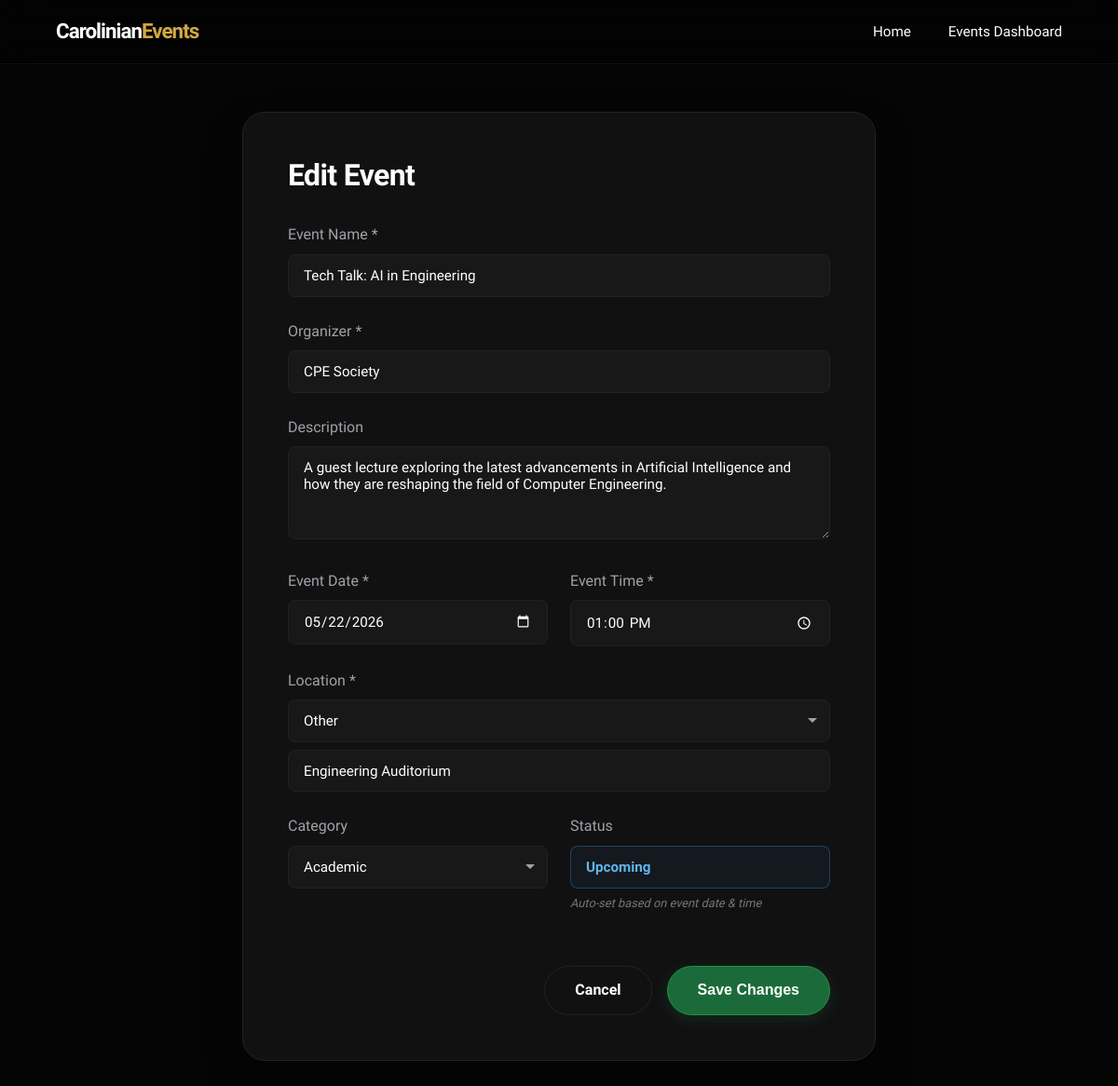
The page /update.php?id=5 on the database its author committed.
### tables this page shows
CREATE TABLE IF NOT EXISTS events (
    id          INT(11)         NOT NULL AUTO_INCREMENT,
    event_name  VARCHAR(255)    NOT NULL,
    organizer   VARCHAR(255)    NOT NULL,
    description TEXT            NOT NULL,
    event_date  DATE            NOT NULL,
    event_time  TIME            NOT NULL,
    location    VARCHAR(255)    NOT NULL,
    category    ENUM('Academic', 'Cultural', 'Sports', 'Social', 'Other')
                                NOT NULL DEFAULT 'Academic',
    status      ENUM('Upcoming', 'Ongoing', 'Completed')
                                NOT NULL DEFAULT 'Upcoming',
    created_at  TIMESTAMP       DEFAULT CURRENT_TIMESTAMP,

    PRIMARY KEY (id)
);

### update.php (the view, shortened to what this page needs)
<?php
$id = intval($_GET['id']);
$result = $conn->query("SELECT * FROM events WHERE id=$id");
if ($result && $result->num_rows > 0) {
    $event = $result->fetch_assoc();
} else {
    header("Location: view.php");
    exit;
}
?>
<!DOCTYPE html>
<html lang="en">
<head>
    <link rel="stylesheet" href="style.css">
</head>
<body>
    <nav class="navbar scrolled" id="navbar">
        <div class="nav-container">
            <a href="index.php" class="brand">Carolinian<span>Events</span></a>
            <div class="nav-links">
                <a href="index.php">Home</a>
                <a href="view.php">Events Dashboard</a>
            </div>
        </div>
    </nav>
    <div class="form-container">
        <div class="form-card reveal active">
            <h1>Edit Event</h1>
            <form action="update.php?id=<?= $id ?>" method="POST">
                <div class="form-group">
                    <label for="event_name">Event Name *</label>
                    <input type="text" id="event_name" name="event_name" class="form-control" value="<?= htmlspecialchars($event['event_name']) ?>" required>
                </div>
                <div class="form-group">
                    <label for="organizer">Organizer *</label>
                    <input type="text" id="organizer" name="organizer" class="form-control" value="<?= htmlspecialchars($event['organizer']) ?>" required>
                </div>
                <div class="form-group">
                    <label for="description">Description</label>
                    <textarea id="description" name="description" class="form-control" rows="4"><?= htmlspecialchars($event['description']) ?></textarea>
                </div>
                <div class="form-row">
                    <div class="form-group">
                        <label for="event_date">Event Date *</label>
                        <input type="date" id="event_date" name="event_date" class="form-control" value="<?= $event['event_date'] ?>" required>
                    </div>
                    <div class="form-group">
                        <label for="event_time">Event Time *</label>
                        <input type="time" id="event_time" name="event_time" class="form-control" value="<?= $event['event_time'] ?>" required>
                    </div>
                </div>
                <div class="form-group">
                    <label for="location_select">Location *</label>
                    <?php
                    $presetLocations = ['Bunzel Building', 'Rigney Hall', 'LRC Building', 'SMED Building', 'PE Building', 'SAFAD Theatre', 'MR Hall', 'Basketball Court', 'Soccer Field'];
                    $currentLocation = $event['location'];
                    $isCustomLocation = !in_array($currentLocation, $presetLocations);
                    ?>
                    <select id="location_select" name="location_select" class="form-control" required>
                        <option value="Other" <?= $isCustomLocation ? 'selected' : '' ?>>Other</option>
                    </select>
                    <input type="text" id="location_other" name="location_other" class="form-control other-input" placeholder="Enter custom location" style="display:<?= $isCustomLocation ? 'block' : 'none' ?>; margin-top:0.5rem;" value="<?= $isCustomLocation ? htmlspecialchars($currentLocation) : '' ?>">
                </div>
                <div class="form-row">
                    <div class="form-group">
                        <label for="category_select">Category</label>
                        <?php
                        $presetCategories = ['Academic', 'Cultural', 'Sports', 'Social'];
                        $currentCategory = $event['category'];
                        ?>
                        <select id="category_select" name="category_select" class="form-control">
                            <?php foreach ($presetCategories as $cat): ?>
                                <option value="<?= $cat ?>" <?= ($currentCategory === $cat) ? 'selected' : '' ?>><?= $cat ?></option>
                            <?php endforeach; ?>
                        </select>
                    </div>
                    <div class="form-group">
                        <label for="status_display">Status</label>
                        <input type="text" id="status_display" class="form-control" value="<?= htmlspecialchars($event['status']) ?>" readonly>
                        <small class="status-hint">Auto-set based on event date & time</small>
                    </div>
                </div>
                <div class="form-actions">
                    <a href="view.php" class="btn btn-secondary">Cancel</a>
                    <button type="submit" class="btn btn-primary">Save Changes</button>
                </div>
            </form>
        </div>
    </div>
</body>
</html>

### style.css (style rules this page uses)
:root { --primary: #1B6B3A; --primary-light: #2A8C4F; --accent: #D4A843; --accent-hover: #E6BB55; --bg-dark: #050505; --bg-surface: #0a0a0a; --bg-card: #111111; --border: #222222; --text-main: #FFFFFF; --text-muted: #A1A1AA; }
* { margin: 0; padding: 0; box-sizing: border-box; }
html { scroll-behavior: smooth; }
body { font-family: 'Plus Jakarta Sans', sans-serif; background-color: var(--bg-dark); color: var(--text-main); line-height: 1.6; overflow-x: hidden; }
h1, h2, h3 { line-height: 1.2; font-weight: 700; letter-spacing: -0.02em; }
a { text-decoration: none; color: inherit; }
.btn { display: inline-flex; align-items: center; justify-content: center; padding: 0.8rem 2rem; border-radius: 50px; font-weight: 600; transition: all 0.3s cubic-bezier(0.16, 1, 0.3, 1); cursor: pointer; font-size: 1rem; }
.btn-primary { background: var(--primary); color: white; border: 1px solid var(--primary-light); box-shadow: 0 4px 15px rgba(27, 107, 58, 0.3); }
.btn-secondary { background: transparent; color: white; border: 1px solid var(--border); }
.navbar { position: fixed; top: 0; width: 100%; padding: 1.5rem 5%; display: flex; justify-content: center; z-index: 1000; transition: all 0.4s ease; }
.navbar.scrolled { padding: 1rem 5%; background: rgba(0, 0, 0, 0.4); backdrop-filter: blur(20px); -webkit-backdrop-filter: blur(20px); border-bottom: 1px solid rgba(255, 255, 255, 0.05); }
.nav-container { width: 100%; max-width: 1200px; display: flex; justify-content: space-between; align-items: center; }
.brand { font-size: 1.4rem; font-weight: 800; letter-spacing: -1px; }
.brand span { color: var(--accent); }
.nav-links { display: none; }
.sort-select, select.form-control { appearance: none; -webkit-appearance: none; -moz-appearance: none; background-repeat: no-repeat; background-position: right 0.75rem center; padding-right: 2.5rem; cursor: pointer; }
.sort-select option, .form-control option { background: #1a1a1a; color: white; padding: 0.5rem; }
.form-container { padding: 120px 5% 5rem; max-width: 800px; margin: 0 auto; }
.form-card { background: var(--bg-card); padding: 3rem; border-radius: 24px; border: 1px solid var(--border); box-shadow: 0 20px 40px rgba(0,0,0,0.4); }
.form-card h1 { margin-bottom: 2rem; font-size: 2rem; }
.form-group { margin-bottom: 1.5rem; }
.form-group label { display: block; margin-bottom: 0.5rem; color: var(--text-muted); font-weight: 500; }
.form-control { width: 100%; padding: 0.8rem 1rem; background: rgba(255, 255, 255, 0.03); border: 1px solid var(--border); border-radius: 8px; color: white; font-family: inherit; font-size: 0.95rem; transition: border-color 0.3s, background 0.3s; }
input[type="date"].form-control, input[type="time"].form-control { color-scheme: dark; }
.form-row { display: grid; grid-template-columns: 1fr 1fr; gap: 1.5rem; }
.form-actions { display: flex; justify-content: flex-end; gap: 1rem; margin-top: 2rem; }
.status-hint { display: block; margin-top: 0.4rem; color: var(--text-muted); font-size: 0.8rem; font-style: italic; opacity: 0.7; }
.status-auto { font-weight: 600; cursor: default; }
.status-auto-upcoming { color: #63B3ED !important; border-color: rgba(49, 130, 206, 0.4) !important; background: rgba(49, 130, 206, 0.08) !important; }
.other-input { animation: slideDown 0.25s ease-out; }
.reveal { opacity: 0; transform: translateY(40px); transition: opacity 0.8s cubic-bezier(0.16, 1, 0.3, 1), transform 0.8s cubic-bezier(0.16, 1, 0.3, 1); }
.reveal.active { opacity: 1; transform: translateY(0); }
@media (min-width: 768px) { .nav-links { display: flex; gap: 2.5rem; } }
@media (min-width: 768px) { .nav-links a { font-weight: 500; font-size: 0.95rem; transition: color 0.3s; } }

### rows shown on the page
events: event_name "Tech Talk: AI in Engineering", organizer "CPE Society", description "A guest lecture exploring the latest advancements in Artificial Intelligence and how they are reshaping the field of Computer Engineering.", event_date "05/22/2026", event_time "13:00:00", location_select "Other", location_other "Engineering Auditorium", category_select "Academic", status "Upcoming"
